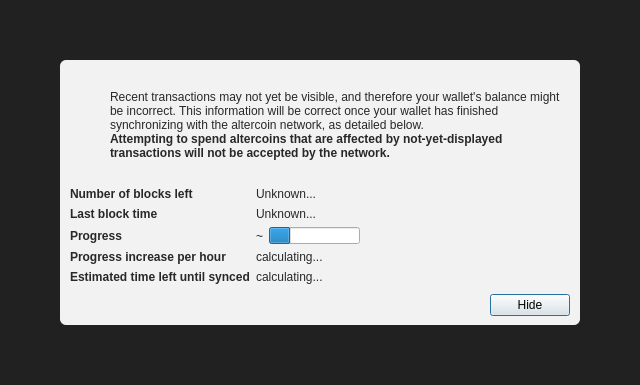
<?xml version="1.0" encoding="UTF-8"?>
<ui version="4.0">
 <class>ModalOverlay</class>
 <widget class="ModalOverlay" name="ModalOverlay">
  <property name="geometry">
   <rect>
    <x>0</x>
    <y>0</y>
    <width>640</width>
    <height>385</height>
   </rect>
  </property>
  <property name="windowTitle">
   <string>Form</string>
  </property>
  <layout class="QVBoxLayout" name="verticalLayout" stretch="0">
   <property name="sizeConstraint">
    <enum>QLayout::SetDefaultConstraint</enum>
   </property>
   <property name="leftMargin">
    <number>0</number>
   </property>
   <property name="topMargin">
    <number>0</number>
   </property>
   <property name="rightMargin">
    <number>0</number>
   </property>
   <property name="bottomMargin">
    <number>0</number>
   </property>
   <item>
    <widget class="QWidget" name="bgWidget" native="true">
     <property name="styleSheet">
      <string notr="true">#bgWidget { background: rgba(0,0,0,220); }</string>
     </property>
     <layout class="QVBoxLayout" name="verticalLayoutMain" stretch="1">
      <property name="leftMargin">
       <number>60</number>
      </property>
      <property name="topMargin">
       <number>60</number>
      </property>
      <property name="rightMargin">
       <number>60</number>
      </property>
      <property name="bottomMargin">
       <number>60</number>
      </property>
      <item>
       <widget class="QWidget" name="contentWidget" native="true">
        <property name="styleSheet">
         <string notr="true">#contentWidget { background: rgba(255,255,255,240); border-radius: 6px; }

QLabel { color: rgb(40,40,40);  }</string>
        </property>
        <layout class="QVBoxLayout" name="verticalLayoutSub" stretch="1,0,0,0">
         <property name="spacing">
          <number>0</number>
         </property>
         <property name="leftMargin">
          <number>10</number>
         </property>
         <property name="topMargin">
          <number>10</number>
         </property>
         <property name="rightMargin">
          <number>10</number>
         </property>
         <property name="bottomMargin">
          <number>10</number>
         </property>
         <item>
          <layout class="QHBoxLayout" name="horizontalLayoutIconText" stretch="0,1">
           <property name="topMargin">
            <number>20</number>
           </property>
           <item>
            <layout class="QVBoxLayout" name="verticalLayoutIcon">
             <property name="leftMargin">
              <number>0</number>
             </property>
             <item>
              <widget class="QPushButton" name="warningIcon">
               <property name="enabled">
                <bool>false</bool>
               </property>
               <property name="text">
                <string/>
               </property>
               <property name="icon">
                <iconset>
                 <normaloff>:/icons/warning</normaloff>
                 <disabledoff>:/icons/warning</disabledoff>:/icons/warning</iconset>
               </property>
               <property name="iconSize">
                <size>
                 <width>48</width>
                 <height>48</height>
                </size>
               </property>
               <property name="flat">
                <bool>true</bool>
               </property>
              </widget>
             </item>
             <item>
              <spacer name="verticalSpacerWarningIcon">
               <property name="orientation">
                <enum>Qt::Vertical</enum>
               </property>
               <property name="sizeHint" stdset="0">
                <size>
                 <width>20</width>
                 <height>40</height>
                </size>
               </property>
              </spacer>
             </item>
            </layout>
           </item>
           <item>
            <layout class="QVBoxLayout" name="verticalLayoutInfoText">
             <property name="leftMargin">
              <number>0</number>
             </property>
             <property name="topMargin">
              <number>0</number>
             </property>
             <item>
              <widget class="QLabel" name="infoText">
               <property name="text">
                <string>Recent transactions may not yet be visible, and therefore your wallet's balance might be incorrect. This information will be correct once your wallet has finished synchronizing with the altercoin network, as detailed below.</string>
               </property>
               <property name="textFormat">
                <enum>Qt::RichText</enum>
               </property>
               <property name="wordWrap">
                <bool>true</bool>
               </property>
              </widget>
             </item>
             <item>
              <widget class="QLabel" name="infoTextStrong">
               <property name="font">
                <font>
                 <weight>75</weight>
                 <bold>true</bold>
                </font>
               </property>
               <property name="text">
                <string>Attempting to spend altercoins that are affected by not-yet-displayed transactions will not be accepted by the network.</string>
               </property>
               <property name="textFormat">
                <enum>Qt::RichText</enum>
               </property>
               <property name="wordWrap">
                <bool>true</bool>
               </property>
              </widget>
             </item>
             <item>
              <spacer name="verticalSpacerInTextSpace">
               <property name="orientation">
                <enum>Qt::Vertical</enum>
               </property>
               <property name="sizeHint" stdset="0">
                <size>
                 <width>20</width>
                 <height>40</height>
                </size>
               </property>
              </spacer>
             </item>
            </layout>
           </item>
          </layout>
         </item>
         <item>
          <spacer name="verticalSpacerAfterText">
           <property name="orientation">
            <enum>Qt::Vertical</enum>
           </property>
           <property name="sizeHint" stdset="0">
            <size>
             <width>20</width>
             <height>40</height>
            </size>
           </property>
          </spacer>
         </item>
         <item>
          <layout class="QFormLayout" name="formLayout">
           <property name="fieldGrowthPolicy">
            <enum>QFormLayout::FieldsStayAtSizeHint</enum>
           </property>
           <property name="horizontalSpacing">
            <number>6</number>
           </property>
           <property name="verticalSpacing">
            <number>6</number>
           </property>
           <property name="topMargin">
            <number>10</number>
           </property>
           <item row="0" column="0">
            <widget class="QLabel" name="labelNumberOfBlocksLeft">
             <property name="font">
              <font>
               <weight>75</weight>
               <bold>true</bold>
              </font>
             </property>
             <property name="text">
              <string>Number of blocks left</string>
             </property>
            </widget>
           </item>
           <item row="0" column="1">
            <widget class="QLabel" name="numberOfBlocksLeft">
             <property name="text">
              <string>Unknown...</string>
             </property>
            </widget>
           </item>
           <item row="1" column="0">
            <widget class="QLabel" name="labelLastBlockTime">
             <property name="font">
              <font>
               <weight>75</weight>
               <bold>true</bold>
              </font>
             </property>
             <property name="text">
              <string>Last block time</string>
             </property>
            </widget>
           </item>
           <item row="1" column="1">
            <widget class="QLabel" name="newestBlockDate">
             <property name="sizePolicy">
              <sizepolicy hsizetype="Maximum" vsizetype="Preferred">
               <horstretch>0</horstretch>
               <verstretch>0</verstretch>
              </sizepolicy>
             </property>
             <property name="text">
              <string>Unknown...</string>
             </property>
            </widget>
           </item>
           <item row="2" column="0">
            <widget class="QLabel" name="labelSyncDone">
             <property name="font">
              <font>
               <weight>75</weight>
               <bold>true</bold>
              </font>
             </property>
             <property name="text">
              <string>Progress</string>
             </property>
            </widget>
           </item>
           <item row="2" column="1">
            <layout class="QHBoxLayout" name="horizontalLayoutSync" stretch="0,1">
             <item>
              <widget class="QLabel" name="percentageProgress">
               <property name="text">
                <string notr="true">~</string>
               </property>
              </widget>
             </item>
             <item>
              <widget class="QProgressBar" name="progressBar">
               <property name="value">
                <number>24</number>
               </property>
               <property name="format">
                <string/>
               </property>
              </widget>
             </item>
            </layout>
           </item>
           <item row="4" column="0">
            <widget class="QLabel" name="labelProgressIncrease">
             <property name="font">
              <font>
               <weight>75</weight>
               <bold>true</bold>
              </font>
             </property>
             <property name="text">
              <string>Progress increase per hour</string>
             </property>
            </widget>
           </item>
           <item row="4" column="1">
            <widget class="QLabel" name="progressIncreasePerH">
             <property name="text">
              <string>calculating...</string>
             </property>
            </widget>
           </item>
           <item row="5" column="0">
            <widget class="QLabel" name="labelEstimatedTimeLeft">
             <property name="font">
              <font>
               <weight>75</weight>
               <bold>true</bold>
              </font>
             </property>
             <property name="text">
              <string>Estimated time left until synced</string>
             </property>
            </widget>
           </item>
           <item row="5" column="1">
            <widget class="QLabel" name="expectedTimeLeft">
             <property name="text">
              <string>calculating...</string>
             </property>
            </widget>
           </item>
          </layout>
         </item>
         <item>
          <layout class="QHBoxLayout" name="horizontalLayoutButtons">
           <property name="leftMargin">
            <number>10</number>
           </property>
           <property name="topMargin">
            <number>10</number>
           </property>
           <item>
            <spacer name="horizontalSpacer">
             <property name="orientation">
              <enum>Qt::Horizontal</enum>
             </property>
             <property name="sizeHint" stdset="0">
              <size>
               <width>40</width>
               <height>20</height>
              </size>
             </property>
            </spacer>
           </item>
           <item>
            <widget class="QPushButton" name="closeButton">
             <property name="text">
              <string>Hide</string>
             </property>
             <property name="focusPolicy">
              <enum>Qt::StrongFocus</enum>
             </property>
             <property name="default">
              <bool>true</bool>
             </property>
            </widget>
           </item>
          </layout>
         </item>
        </layout>
       </widget>
      </item>
     </layout>
    </widget>
   </item>
  </layout>
 </widget>
 <customwidgets>
  <customwidget>
   <class>ModalOverlay</class>
   <extends>QWidget</extends>
   <header>qt/modaloverlay.h</header>
   <container>1</container>
  </customwidget>
 </customwidgets>
 <resources/>
 <connections/>
</ui>
